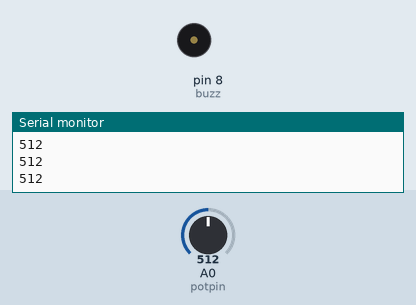
Simulated run of this sketch. Board: Arduino Uno, built with avr-gcc and run on an emulated ATmega328P. Shown: buzzer (waves = sounding, pin HIGH), the last lines printed to the serial monitor. Inputs (shaded band) come from the test bench; at power-on: A0 (potpin) = 512.

Above: at 1.2 s.
1.3 s: A0 (potpin) set to 586
2.8 s: A0 (potpin) set to 609
At 3.3 s:
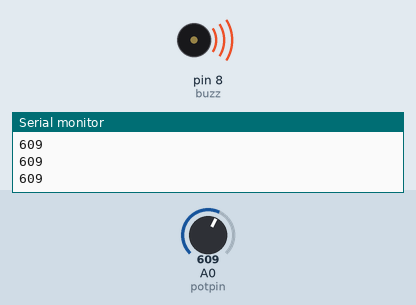
4.3 s: A0 (potpin) set to 590
At 5.5 s:
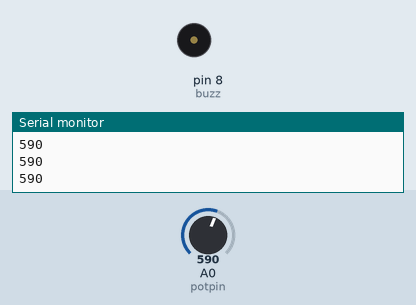
5.8 s: A0 (potpin) set to 610
At 6.8 s:
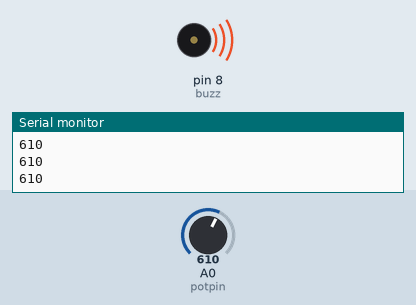
Timing chart, 0 to 8.3 s (numbered marks = the images above; inputs shaded):
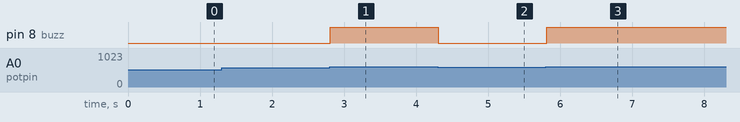

Measured:
- the behaviour switches between 600 and 601 on A0 (potpin) (found by bisection; images 0 and 1)
- after the input at 2.8 s, pin 8 (buzz): LOW → HIGH at once
- after the input at 4.3 s, pin 8 (buzz): HIGH → LOW at once
- after the input at 5.8 s, pin 8 (buzz): LOW → HIGH at once

The sketch:

pot_activeBuzzer.ino
```cpp
 int potval;
 int potpin=A0;
int buzz=8;
//String msg="enter the number : ";
int delaytime=50;
 void setup() {
  // put your setup code here, to run once:
  Serial.begin(9600);
pinMode(potpin,INPUT);
  pinMode(buzz,OUTPUT);

}

void loop() {
  // put your main code here, to run repeatedly:

  //Serial.println(msg);

/*while(Serial.available()==0){

}
mynum=Serial.parseInt();*/

 potval=analogRead(potpin);
  Serial.println(potval);
while(potval>600){
  digitalWrite(buzz,HIGH);
  potval=analogRead(potpin);
    Serial.println(potval);

 // delay(delaytime);
 // digitalWrite(buzz,LOW);
}
digitalWrite(buzz,LOW);

}
```
